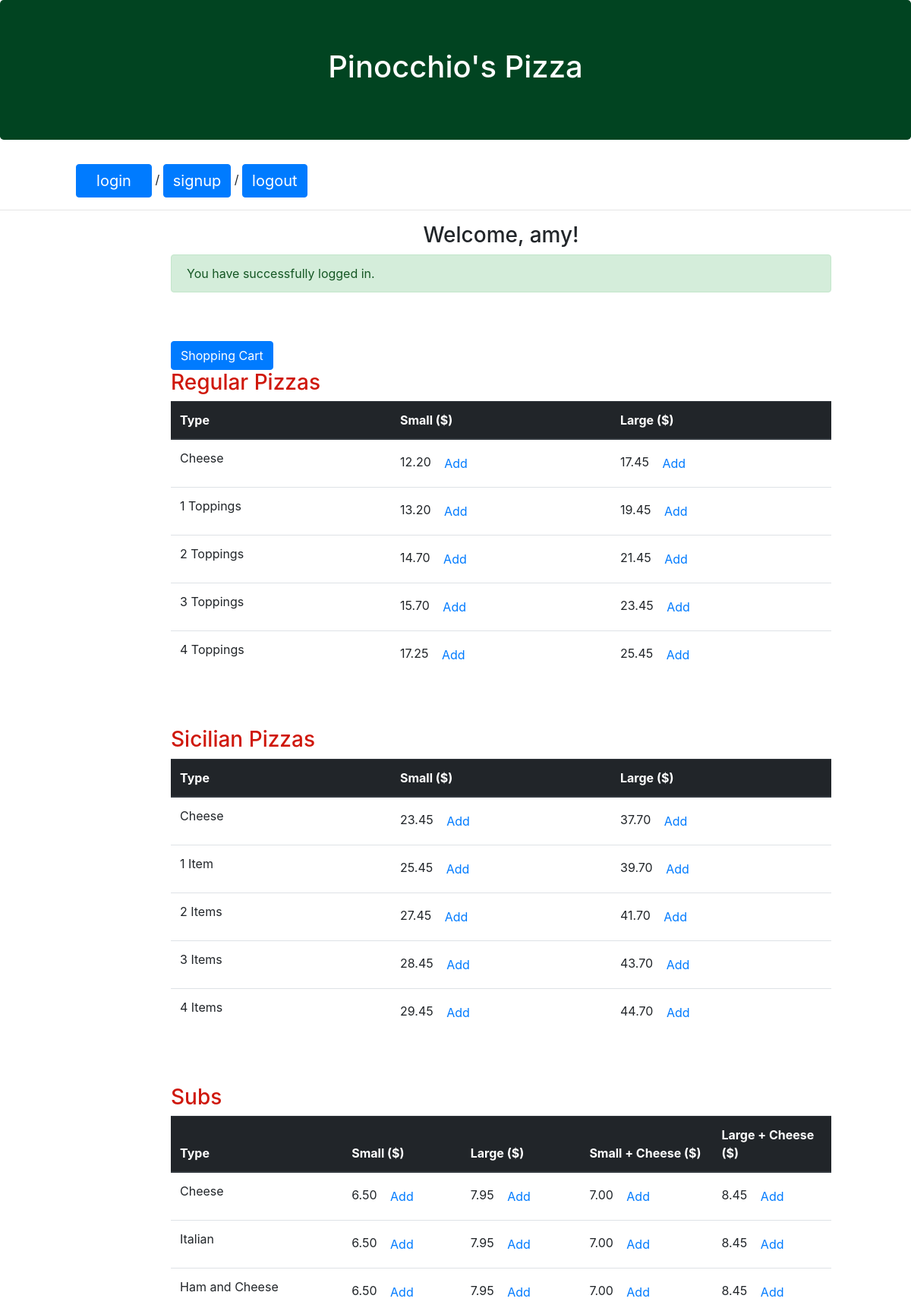
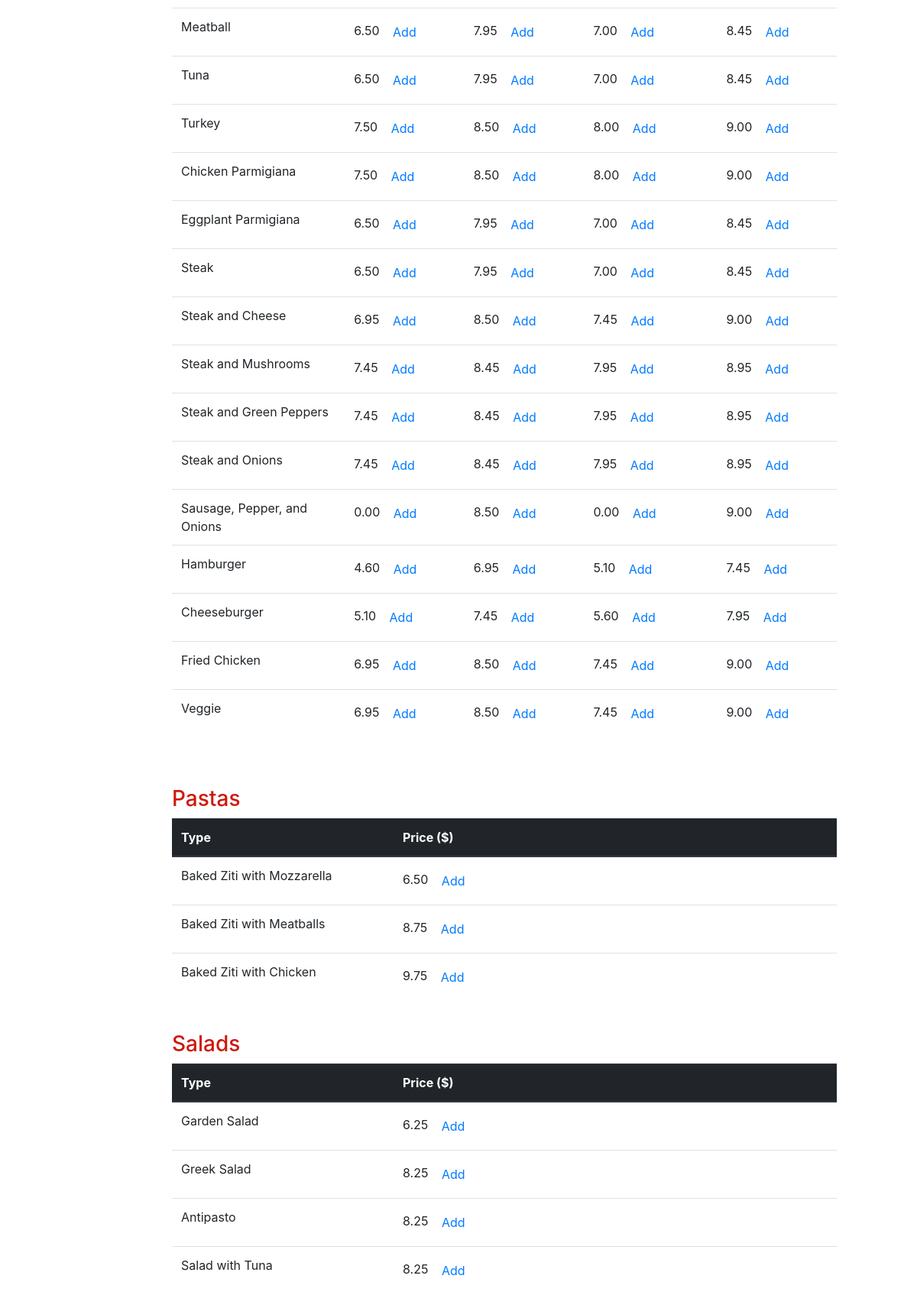
Page /home (signed in, upper part) on the committed database (2 pictures, top to bottom).
### orders/models.py (models this page shows)
class RegPizza(models.Model):
    type_pizza = models.CharField(max_length=20)
    small_price = models.DecimalField(decimal_places=2, max_digits=4)
    large_price = models.DecimalField(decimal_places=2, max_digits=4)

class SicilianPizza(models.Model):
    type_pizza = models.CharField(max_length=20)
    small_price = models.DecimalField(decimal_places=2, max_digits=4)
    large_price = models.DecimalField(decimal_places=2, max_digits=4)

class Subs(models.Model):
    type_sub = models.CharField(max_length=30)
    small_price = models.DecimalField(decimal_places=2, max_digits=4, null=True)
    large_price = models.DecimalField(decimal_places=2, max_digits=4)
    sml_cheese_p = models.DecimalField(decimal_places=2, max_digits=4, null=True)
    lrg_cheese_p = models.DecimalField(decimal_places=2, max_digits=4)

class Pasta(models.Model):
    type_pasta = models.CharField(max_length=30)
    pasta_price = models.DecimalField(decimal_places=2, max_digits=4)

class Salads(models.Model):
    type_salad = models.CharField(max_length=30)
    salad_price = models.DecimalField(decimal_places=2, max_digits=4)

### orders/views.py (the view)
# urls.py: path("home", views.home, name="home"),
@login_required
def home(request):
    messages.success(request, "You have successfully logged in.")
    menu = {
        "toppings": Topping.objects.all(),
        "regpizza": RegPizza.objects.all(),
        "sicilian": SicilianPizza.objects.all(),
        "subs": Subs.objects.all(),
        "pasta": Pasta.objects.all(),
        "salads": Salads.objects.all(),
        "dinner": DinnerPlatter.objects.all(),
    }
    return render(request, 'orders/home.html', menu)

### orders/templates/orders/home.html (shortened to what this page needs)
{% extends 'base.html' %}
{% block content %}
    <center><h3>Welcome, {{ user.username }}!</h3></center>
    {% for message in messages %}
        <div class="alert alert-{{ message.tags }}">{{ message }}</div>
    {% endfor %}
    <br><br>
    <a class="btn btn-primary" type="submit" href="{% url 'foodorder' %}">Shopping Cart</button></a>
    <h3 style="color:#cf180c">Regular Pizzas</h3>
    <table class="table table-hover">
        <thead class="thead-dark">
        <tr>
            <th scope="col" width="33%">Type</th>
            <th scope="col" width="33%">Small ($)</th>
            <th scope="col" width="33%">Large ($)</th>
        </tr>
        </thead>
        <tbody>
        {% for retrieve in regpizza %}
            <tr>
                <td scope="col">{{ retrieve.type_pizza }}</td>
                <td scope="col">{{ retrieve.small_price }} <a class="btn btn-link" href="{% url 'cart' retrieve.type_pizza retrieve.small_price %}">Add</button></td>
                <td scope="col">{{ retrieve.large_price }} <a class="btn btn-link" href="{% url 'cart' retrieve.type_pizza retrieve.large_price %}">Add</button></td>
            </tr>
        {% endfor %}
        </tbody>
    </table><br><br>
    <h3 style="color:#cf180c">Sicilian Pizzas</h3>
    <table class="table table-hover">
        <thead class="thead-dark" width="20%">
        <tr>
            <th scope="col" width="33%">Type</th>
            <th scope="col" width="33%">Small ($)</th>
            <th scope="col" width="33%">Large ($)</th>
        </tr>
        </thead>
        <tbody>
        {% for retrieve in sicilian %}
            <tr>
                <td scope="col">{{ retrieve.type_pizza }}
                <td scope="col">{{ retrieve.small_price }} <a class="btn btn-link" href="{% url 'cart' retrieve.type_pizza retrieve.large_price %}">Add</button></td></td>
                <td scope="col">{{ retrieve.large_price }} <a class="btn btn-link" href="{% url 'cart' retrieve.type_pizza retrieve.large_price %}">Add</button></td></td>
            </tr>
        {% endfor %}
        </tbody>
    </table><br><br>
    <h3 style="color:#cf180c">Subs</h3>
    <table class="table table-hover">
        <thead class="thead-dark">
        <tr>
            <th scope="col" width="26%">Type</th>
            <th scope="col" width="18%">Small ($)</th>
            <th scope="col" width="18%">Large ($)</th>
            <th scope="col" width="20%">Small + Cheese ($)</th>
            <th scope="col" width="28%">Large + Cheese ($)</th>
        </tr>
        </thead>
        <tbody>
        {% for retrieve in subs %}
            <tr>
                <td scope="col">{{ retrieve.type_sub }}
                <td scope="col">{{ retrieve.small_price }} <a class="btn btn-link" href="{% url 'cart' retrieve.type_sub retrieve.small_price %}">Add</button></td></td>
                <td scope="col">{{ retrieve.large_price }} <a class="btn btn-link" href="{% url 'cart' retrieve.type_sub retrieve.large_price %}">Add</button></td></td>
                <td scope="col">{{ retrieve.sml_cheese_p }} <a class="btn btn-link" href="{% url 'cart' retrieve.type_sub retrieve.sml_cheese_p %}">Add</button></td></td>
                <td scope="col">{{ retrieve.lrg_cheese_p }} <a class="btn btn-link" href="{% url 'cart' retrieve.type_sub retrieve.lrg_cheese_p %}">Add</button></td></td>
            </tr>
        {% endfor %}
        </tbody>
    </table><br><br>
    <h3 style="color:#cf180c">Pastas</h3>
    <table class="table table-hover">
        <thead class="thead-dark">
        <tr>
            <th scope="col" width="33%">Type</th>
            <th scope="col" width="66%">Price ($)</th>
        </tr>
        </thead>
        <tbody>
        {% for retrieve in pasta %}
            <tr>
                <td scope="col">{{ retrieve.type_pasta }}
                <td scope="col">{{ retrieve.pasta_price }} <a class="btn btn-link" href="{% url 'cart' retrieve.type_pasta retrieve.pasta_price %}">Add</button></td>
            </tr>
        {% endfor %}
        </tbody>
    </table><br>
    <h3 style="color:#cf180c">Salads</h3>
    <table class="table table-hover">
        <thead class="thead-dark">
        <tr>
            <th scope="col" width="33%">Type</th>
            <th scope="col" width="66%">Price ($)</th>
        </tr>
        </thead>
        <tbody>
        {% for retrieve in salads %}
            <tr>
                <td scope="col">{{ retrieve.type_salad }}
                <td scope="col">{{ retrieve.salad_price }} <a class="btn btn-link" href="{% url 'cart' retrieve.type_salad retrieve.salad_price %}">Add</button></td></td>
            </tr>
        {% endfor %}
        </tbody>
    </table><br><br>
    <br><br>
    <br><br>
{% endblock %}

### orders/templates/base.html (shortened to what this page needs)
<!DOCTYPE html>
<html lang="en">
  <head>
    <link rel="stylesheet" href="https://stackpath.bootstrapcdn.com/bootstrap/4.1.1/css/bootstrap.min.css">
  </head>
  <body>
    <header>
      <div style="background-color:#014421; color:white" class="jumbotron">
        <center><h1>Pinocchio's Pizza</h1></center>
      </div>
        <button class="btn btn-primary" style="width:100px; margin-left:100px"><a href="{% url 'loginred' %}" style="font-size:20px; color:white">login</a></button> / <button class="btn btn-primary"><a href="{% url 'signup' %}" style="font-size:20px; color:white">signup</a></button> / <button class="btn btn-primary"><a href="{% url 'signup' %}" style="font-size:20px; color:white">logout</a></button>
      <hr>
    </header>
      <div class="container-fluid" style="margin:10px">
        <div class="row">
          <div class="col-2" style="width:40%;"></div>
          <div class="col-9" style="min-width:70px; width:50%">
              {% block content %}
              {% endblock %}
          </div>
          <div class="col-1"></div>
        </div>
      </div>
  </body>
</html>

### rows in the picture
RegPizza: type_pizza "Cheese", small_price "12.20", large_price "17.45"
RegPizza: type_pizza "1 Toppings", small_price "13.20", large_price "19.45"
RegPizza: type_pizza "2 Toppings", small_price "14.70", large_price "21.45"
RegPizza: type_pizza "3 Toppings", small_price "15.70", large_price "23.45"
RegPizza: type_pizza "4 Toppings", small_price "17.25", large_price "25.45"
SicilianPizza: type_pizza "Cheese", small_price "23.45", large_price "37.70"
SicilianPizza: type_pizza "1 Item", small_price "25.45", large_price "39.70"
SicilianPizza: type_pizza "2 Items", small_price "27.45", large_price "41.70"
SicilianPizza: type_pizza "3 Items", small_price "28.45", large_price "43.70"
SicilianPizza: type_pizza "4 Items", small_price "29.45", large_price "44.70"
Subs: type_sub "Cheese", small_price "6.50", large_price "7.95", sml_cheese_p "7.00", lrg_cheese_p "8.45"
Subs: type_sub "Italian", small_price "6.50", large_price "7.95", sml_cheese_p "7.00", lrg_cheese_p "8.45"
Subs: type_sub "Ham and Cheese", small_price "6.50", large_price "7.95", sml_cheese_p "7.00", lrg_cheese_p "8.45"
Subs: type_sub "Meatball", small_price "6.50", large_price "7.95", sml_cheese_p "7.00", lrg_cheese_p "8.45"
Subs: type_sub "Tuna", small_price "6.50", large_price "7.95", sml_cheese_p "7.00", lrg_cheese_p "8.45"
Subs: type_sub "Turkey", small_price "7.50", large_price "8.50", sml_cheese_p "8.00", lrg_cheese_p "9.00"
Subs: type_sub "Chicken Parmigiana", small_price "7.50", large_price "8.50", sml_cheese_p "8.00", lrg_cheese_p "9.00"
Subs: type_sub "Eggplant Parmigiana", small_price "6.50", large_price "7.95", sml_cheese_p "7.00", lrg_cheese_p "8.45"
Subs: type_sub "Steak", small_price "6.50", large_price "7.95", sml_cheese_p "7.00", lrg_cheese_p "8.45"
Subs: type_sub "Steak and Cheese", small_price "6.95", large_price "8.50", sml_cheese_p "7.45", lrg_cheese_p "9.00"
Subs: type_sub "Steak and Mushrooms", small_price "7.45", large_price "8.45", sml_cheese_p "7.95", lrg_cheese_p "8.95"
Subs: type_sub "Steak and Green Peppers", small_price "7.45", large_price "8.45", sml_cheese_p "7.95", lrg_cheese_p "8.95"
Subs: type_sub "Steak and Onions", small_price "7.45", large_price "8.45", sml_cheese_p "7.95", lrg_cheese_p "8.95"
Subs: type_sub "Sausage, Pepper, and Onions", small_price "0.00", large_price "8.50", sml_cheese_p "0.00", lrg_cheese_p "9.00"
Subs: type_sub "Hamburger", small_price "4.60", large_price "6.95", sml_cheese_p "5.10", lrg_cheese_p "7.45"
Subs: type_sub "Cheeseburger", small_price "5.10", large_price "7.45", sml_cheese_p "5.60", lrg_cheese_p "7.95"
Subs: type_sub "Fried Chicken", small_price "6.95", large_price "8.50", sml_cheese_p "7.45", lrg_cheese_p "9.00"
Subs: type_sub "Veggie", small_price "6.95", large_price "8.50", sml_cheese_p "7.45", lrg_cheese_p "9.00"
Pasta: type_pasta "Baked Ziti with Mozzarella", pasta_price "6.50"
Pasta: type_pasta "Baked Ziti with Meatballs", pasta_price "8.75"
Pasta: type_pasta "Baked Ziti with Chicken", pasta_price "9.75"
Salads: type_salad "Garden Salad", salad_price "6.25"
Salads: type_salad "Greek Salad", salad_price "8.25"
Salads: type_salad "Antipasto", salad_price "8.25"
Salads: type_salad "Salad with Tuna", salad_price "8.25"

### other values in the picture
{{ user.username }} "amy"
{{ message }} "You have successfully logged in."
